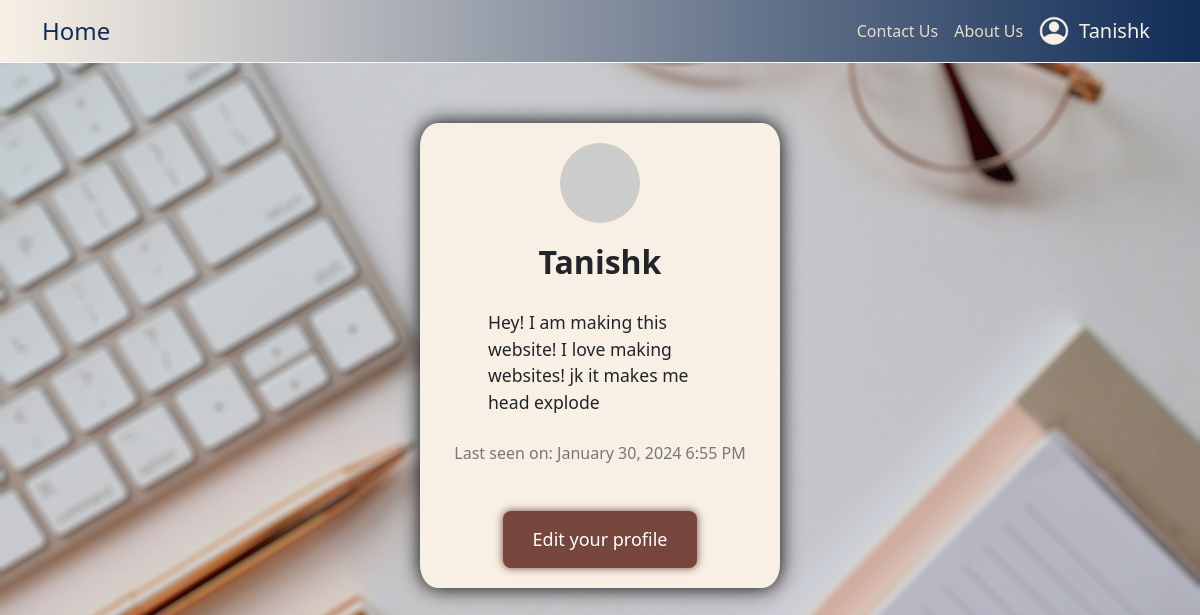
Before: /user/Tanishk (signed in) with the older database file.
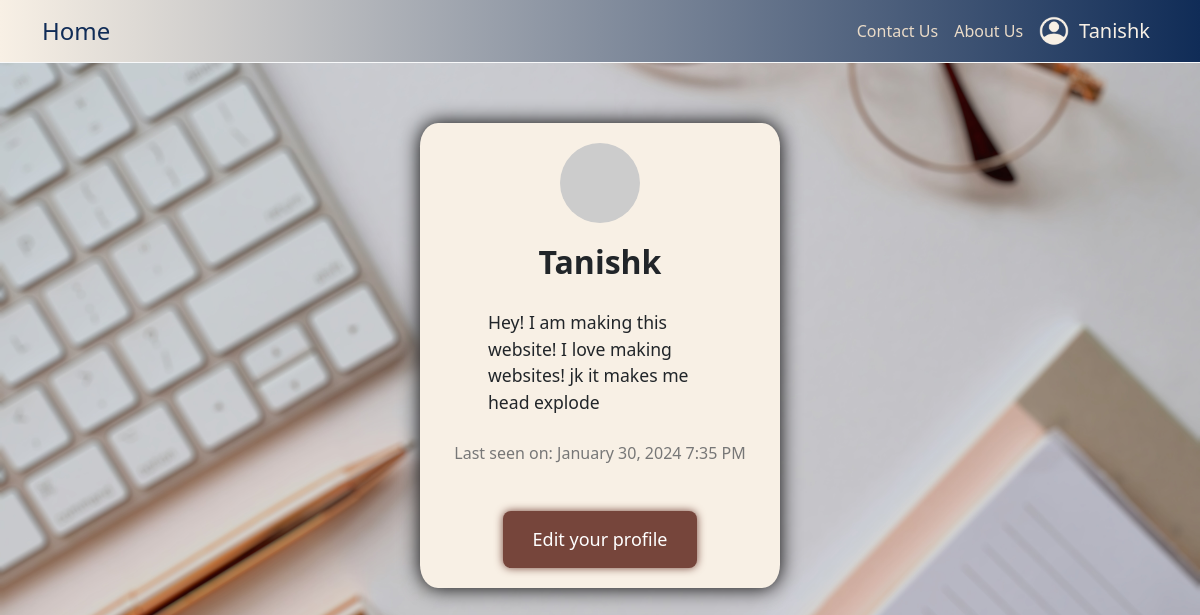
After: the same page with the newer database file.
### app/models.py (models this page shows, shortened)
class User(UserMixin, db.Model):
    id: so.Mapped[int] = so.mapped_column(
        primary_key=True
    )
    username: so.Mapped[str] = so.mapped_column(
        sa.String(64),
        index=True,
        unique=True
    )
    email: so.Mapped[str] = so.mapped_column(
        sa.String(120),
        index=True,
        unique=True
    )
    password_hash: so.Mapped[Optional[str]] = so.mapped_column(
        sa.String(256)
    )
    about_me: so.Mapped[Optional[str]] = so.mapped_column(
        sa.String(140)
    )
    last_seen: so.Mapped[Optional[datetime]] = so.mapped_column(
        default=lambda: datetime.now(timezone.utc)
    )
    posts: so.WriteOnlyMapped['Post'] = so.relationship(
        back_populates='author'
    )
    def avatar(self, size):
        digest = md5(self.email.lower().encode('utf-8')).hexdigest()
        return f"https://www.gravatar.com/avatar/{digest}?d=identicon&s={size}"

### app/routes.py (the view)
@app.route("/user/<username>")
@login_required
def user(username):
    user = db.first_or_404(sa.select(User).where(User.username == username))
    return render_template('user.html', user=user)

### app/models.py (called while the page is built)
@login.user_loader
def load_user(id):
    user = db.session.get(User, int(id))
    return user

### app/routes.py (called while the page is built)
@app.before_request
def before_request():
    util.replace_white_pixels(colour)
    if current_user.is_authenticated:
        current_user.last_seen = datetime.now(timezone.utc)
        db.session.commit()

### app/util.py (called while the page is built)
def replace_white_pixels(new_color_hex):
    input_path = "app/static/assets/user_icon_base.png"
    output_path = "app/static/assets/user_icon.png"
    img = Image.open(input_path)
    new_color_rgb = tuple(int(new_color_hex[i:i+2], 16) for i in (0, 2, 4))
    img_data = img.getdata()
    new_img_data = [
        new_color_rgb + (pixel[3],) if pixel[0] == 255 and pixel[1] == 255 and pixel[2] == 255 else pixel
        for pixel in img_data
    ]
    new_img = Image.new('RGBA' if img.mode == 'RGBA' else 'RGB', img.size)
    new_img.putdata(new_img_data)
    new_img.save(output_path)

### app/templates/user.html
{% extends "base.html" %}
{% block content %}
<link rel="stylesheet" href="{{url_for('static', filename='user.css')}}">
<div class="my_container">
    <div class="user-profile">
        <div class="profile-image">
            <img src="{{ user.avatar(128) }}" alt="User Photo" class="photo">
        </div>
        <div class="profile-details">
            <h1 class="username">{{ user.username }}</h1>
            {% if user.about_me %}
                <p class="about-me">{{ user.about_me }}</p>
            {% endif %}
            {% if user.last_seen %}
                <p class="last-seen">Last seen on: {{ moment(user.last_seen).format('LLL') }}</p>
            {% endif %}
            {% if user == current_user %}
                <a href="{{ url_for('edit_profile') }}" class="button">Edit your profile</a>
            {% endif %}
        </div>
    </div>
</div>
{% endblock %}

### app/templates/base.html (shortened to what this page needs)
<!doctype html>
<html>
    <head>
        <link rel="stylesheet" href="https://cdn.jsdelivr.net/npm/bootstrap@5.3.2/dist/css/bootstrap.min.css">
        <link rel="stylesheet" href="{{ url_for('static', filename='base.css') }}">
    </head>
    <body>
        <nav class="navbar navbar-expand-lg navbar-dark gradient-custom border-bottom border-light">
            <div class="container">
                <a class="navbar-brand" href="{{ url_for('index') }}">Home</a>
                <div class="collapse navbar-collapse" id="navbarNav">
                    <ul class="navbar-nav ms-auto">
                        <li class="nav-item">
                            <a class="nav-link" href="{{ url_for('contact_us') }}">Contact Us</a>
                        </li>
                        <li class="nav-item">
                            <a class="nav-link" href="{{ url_for('about_us') }}">About Us</a>
                        </li>
                        <li class="nav-item dropdown">
                            <a class="nav-link dropdown-toggle" href="#" id="navbarDropdown" role="button" data-bs-toggle="dropdown" aria-expanded="false">
                                {% if not current_user.is_anonymous %}
                                <div class="User_Area">
                                    <img src="{{ url_for('static', filename='assets/user_icon.png') }}" class="User_Icon"></img>
                                    <p class="User_Name">{{ current_user.username }}</p>
                                </div>
                                {% endif %}
                            </a>
                        </li>
                    </ul>
                </div>
            </div>
        </nav>
        {% block content %}{% endblock %}
    </body>
</html>

### app/static/base.css (style rules this page uses)
:root { --bisque: #F8F0E5; --dark: #EADBC8; --blue: #102C57; --brown: #76453B; --icon: url("assets/user_icon.png"); --navbar-height: 75px; }
.User_Icon { width: 30px; height: 30px; margin-right: 10px; }
.User_Name { color: var(--bisque); font-size: 20px; margin-bottom: 0%; }
.User_Area { display: flex; align-items: center; }
.nav-link.dropdown-toggle::after { display: none; }
.navbar-brand { font-size: 1.5em; color: var(--blue); }
.nav-item { align-self: center; }
.nav-link { align-self: center; color: var(--dark); }
.navbar-dark { background-color: var(--blue); }
.gradient-custom { background: var(--blue); background: linear-gradient(to right, var(--bisque), var(--blue)); }

### app/static/user.css (style rules this page uses)
body { background-image: url("assets/index_background.jpg"); background-size: cover; background-position: top; background-repeat: repeat-y; margin: 0; padding: 0; }
.my_container { position: relative; display: inline-block; left: 50%; transform: translateX(-50%); text-align: center; background-color: var(--bisque); padding: 20px; border-radius: 5%; width: 30%; overflow: hidden; margin-top: 5%; box-shadow: 0px 0px 20px 0px black; }
.user-profile { display: flex; align-items: center; justify-content: center; flex-direction: column; }
.profile-image { border-radius: 50%; overflow: hidden; margin-bottom: 20px; }
.photo { width: 100%; height: 100%; object-fit: cover; }
.username { font-size: 2em; font-weight: bold; }
.profile-details { display: flex; flex-direction: column; align-items: center; text-align: left; }
.about-me { margin-top: 20px; font-size: 1.1em; max-width: 70%; overflow-wrap: break-word; }
.last-seen { margin-top: 10px; color: #777; font-size: 16px; }
.button { display: inline-block; padding: 15px 30px; margin-top: 30px; font-size: 18px; background-color: var(--brown); color: white; text-decoration: none; border: none; border-radius: 8px; transition: background-color 0.3s ease; box-shadow: 0px 0px 8px 0px var(--brown); }

Changed rows visible on the page:
changed User "Tanishk": last_seen "January 30, 2024 6:55 PM" → "January 30, 2024 7:35 PM"
